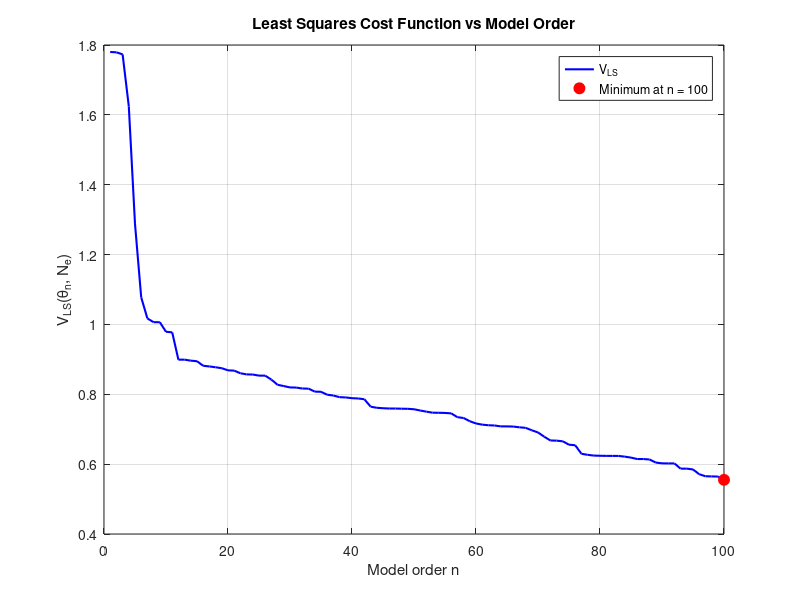
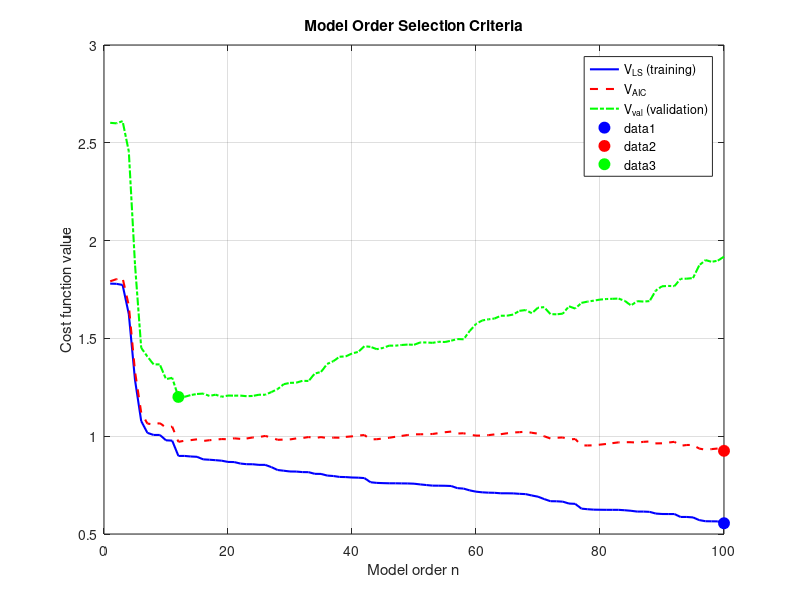

MATLAB code for these plots, in order: (Note: this script raises an error after producing the figures.)
%Step 1 generate your data 

%uild the discrete-time test system

[b, a] = cheby2(2, 3, [0.3 0.6]);
sys = tf(b, a, 1);
[h, t] = impulse(sys, 100);
N_h = 30; %Impulse respond drop to 1% of his peak
G_0 = h(1:N_h);

%Generate the excitation and output signals
N_e = 10 * N_h;               % Estimation length (≥10×nH)
N_v = N_e;                    % Validation length similar
u_e = randn(N_e, 1);         % Input for estimation
u_v = randn(N_v, 1);         % Input for validation

% 3.2.2 Compute exact output sequences
y_e = filter(G_0, 1, u_e);   % Exact output estimation
y_v = filter(G_0, 1, u_v);   % Exact output validation

SNR_lin = 10^(6/10); %SNR[dB]=6dB
% Signal power for each dataset
Ps_e = mean(y_e.^2);
Ps_v = mean(y_v.^2);
% Noise standard deviation
sigma_e = sqrt(Ps_e / SNR_lin);
sigma_v = sqrt(Ps_v / SNR_lin);
% Generate noise
ve = sigma_e * randn(N_e, 1);
vv = sigma_v * randn(N_v, 1);
% Measured outputs
y_me = y_e + ve;
y_mv = y_v + vv;


%step 2 Estimate model parameters 

n_max = 100;                     % maximum model order to test
V_LS = zeros(n_max, 1);         % store cost function values
theta_est = cell(n_max, 1);     % store parameter estimates

% Build regressor matrix for maximum order
H_max = toeplitz(u_e, [u_e(1); zeros(n_max-1, 1)]');

for n = 1:n_max
    H_n = H_max(:, 1:n);
    theta_n = H_n \ y_me;
    theta_est{n} = theta_n;
    e_n = y_me - H_n * theta_n;
    V_LS(n) = (1 / (N_e * sigma_e^2)) * (e_n' * e_n);
end

% 3.5 Plot V_LS curve
figure;
plot(1:n_max, V_LS, 'b-', 'LineWidth', 1.5);
xlabel('Model order n');
ylabel('V_{LS}(\theta_n, N_e)');
title('Least Squares Cost Function vs Model Order');
grid on;

[min_V_LS, n_opt_LS] = min(V_LS);
hold on;
plot(n_opt_LS, min_V_LS, 'ro', 'MarkerSize', 8, 'MarkerFaceColor', 'r');
legend('V_{LS}', sprintf('Minimum at n = %d', n_opt_LS), 'Location', 'best');

saveas(gcf, 'V_LS_curve_NormalSNR.png');

%step 3 select the optimal model order 
%AIC
V_AIC = zeros(n_max, 1);
for n = 1:n_max
    V_AIC(n) = V_LS(n) * (1 + (2*n)/N_e);
end
%Validation Cost
H_val_max = toeplitz(u_v, [u_v(1); zeros(n_max-1, 1)]');
V_val = zeros(n_max, 1);
for n = 1:n_max
    H_val_n = H_val_max(:, 1:n);
    residuals_val = y_mv - H_val_n * theta_est{n};
    V_val(n) = (1/(N_v * sigma_v^2)) * (residuals_val' * residuals_val);
end

% 3.4.3 Find optimal model orders
[~, n_opt_LS] = min(V_LS);
[~, n_opt_AIC] = min(V_AIC);
[~, n_opt_val] = min(V_val);

% Plot all three curves together
figure;
plot(1:n_max, V_LS, 'b-', 'LineWidth', 1.5); hold on;
plot(1:n_max, V_AIC, 'r--', 'LineWidth', 1.5);
plot(1:n_max, V_val, 'g-.', 'LineWidth', 1.5);
xlabel('Model order n');
ylabel('Cost function value');
title('Model Order Selection Criteria');
grid on;
legend('V_{LS} (training)', 'V_{AIC}', 'V_{val} (validation)', 'Location', 'best');

plot(n_opt_LS, V_LS(n_opt_LS), 'bo', 'MarkerSize', 8, 'MarkerFaceColor', 'b');
plot(n_opt_AIC, V_AIC(n_opt_AIC), 'ro', 'MarkerSize', 8, 'MarkerFaceColor', 'r');
plot(n_opt_val, V_val(n_opt_val), 'go', 'MarkerSize', 8, 'MarkerFaceColor', 'g');
xline(N_h, '--k', 'LineWidth', 1.5);

saveas(gcf, 'model_selection_criteria_NormalSNR.png');
% % Zoom plot
% figure;
% subplot(2,1,1);
% plot(1:n_max, V_LS, 'b-', 1:n_max, V_AIC, 'r--', 1:n_max, V_val, 'g-.', 'LineWidth', 1.5);
% xlabel('n'); ylabel('Cost');
% title('Full Range');
% legend('V_{LS}', 'V_{AIC}', 'V_{val}');
% grid on;
% 
% subplot(2,1,2);
% plot(1:50, V_LS(1:50), 'b-', 1:50, V_AIC(1:50), 'r--', 1:50, V_val(1:50), 'g-.', 'LineWidth', 1.5);
% xlabel('n'); ylabel('Cost');
% title('Zoom n=1 to 50');
% grid on;
% hold on;
% xline(30, '--k', 'LineWidth', 1.5);

%Step 4 Robustness experiment 
n_max_robust = 100;
n_runs = 100;

n_opt_LS_all = zeros(n_runs, 1);
n_opt_AIC_all = zeros(n_runs, 1);
n_opt_val_all = zeros(n_runs, 1);

for run = 1:n_runs
    u_e = randn(N_e, 1);
    u_v = randn(N_v, 1);
    
    y_e = filter(G_0, 1, u_e);
    y_v = filter(G_0, 1, u_v);
    
    ve = sigma_e * randn(N_e, 1);
    vv = sigma_v * randn(N_v, 1);
    
    y_me = y_e + ve;
    y_mv = y_v + vv;
    
    H_max = toeplitz(u_e, [u_e(1); zeros(n_max_robust-1, 1)]');
    H_val_max = toeplitz(u_v, [u_v(1); zeros(n_max_robust-1, 1)]');
    
    V_LS = zeros(n_max_robust, 1);
    theta_est = cell(n_max_robust, 1);
    
    for n = 1:n_max_robust
        H_n = H_max(:, 1:n);
        theta_n = H_n \ y_me;
        theta_est{n} = theta_n;
        residuals = y_me - H_n * theta_n;
        V_LS(n) = (1/(N_e * sigma_e^2)) * (residuals' * residuals);
    end
    
    V_AIC = V_LS .* (1 + 2*(1:n_max_robust)' / N_e);
    
    V_val = zeros(n_max_robust, 1);
    for n = 1:n_max_robust
        H_val_n = H_val_max(:, 1:n);
        residuals_val = y_mv - H_val_n * theta_est{n};
        V_val(n) = (1/(N_v * sigma_v^2)) * (residuals_val' * residuals_val);
    end
    
    [~, n_opt_LS_all(run)] = min(V_LS);
    [~, n_opt_AIC_all(run)] = min(V_AIC);
    [~, n_opt_val_all(run)] = min(V_val);
end

% Plot histograms
figure;
subplot(3,1,1);
histogram(n_opt_LS_all, 0.5:1:n_max_robust+0.5, 'FaceColor', 'b');
xlabel('Selected model order n'); ylabel('Frequency');
title('LS (Training) - Model Order Selection');
xlim([0, n_max_robust]);
grid on;

subplot(3,1,2);
histogram(n_opt_AIC_all, 0.5:1:n_max_robust+0.5, 'FaceColor', 'r');
xlabel('Selected model order n'); ylabel('Frequency');
title('AIC - Model Order Selection');
xlim([0, n_max_robust]);
grid on;

subplot(3,1,3);
histogram(n_opt_val_all, 0.5:1:n_max_robust+0.5, 'FaceColor', 'g');
xlabel('Selected model order n'); ylabel('Frequency');
title('Validation - Model Order Selection');
xlim([0, n_max_robust]);
grid on;

for i = 1:3
    subplot(3,1,i);
    hold on;
    xline(N_h, '--k', 'LineWidth', 1.5);
end

saveas(gcf, 'robustness_histograms_NormalSNR.png');
